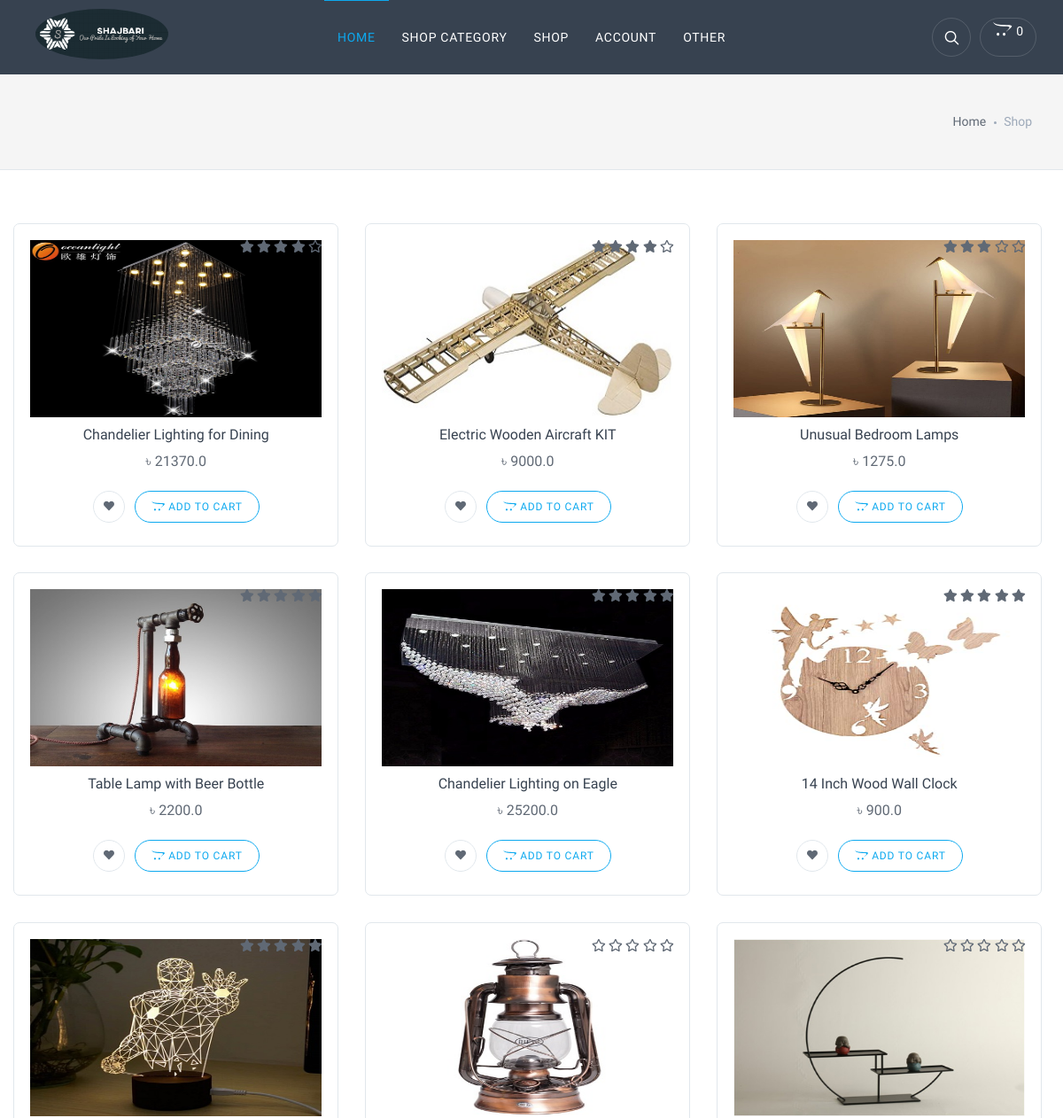
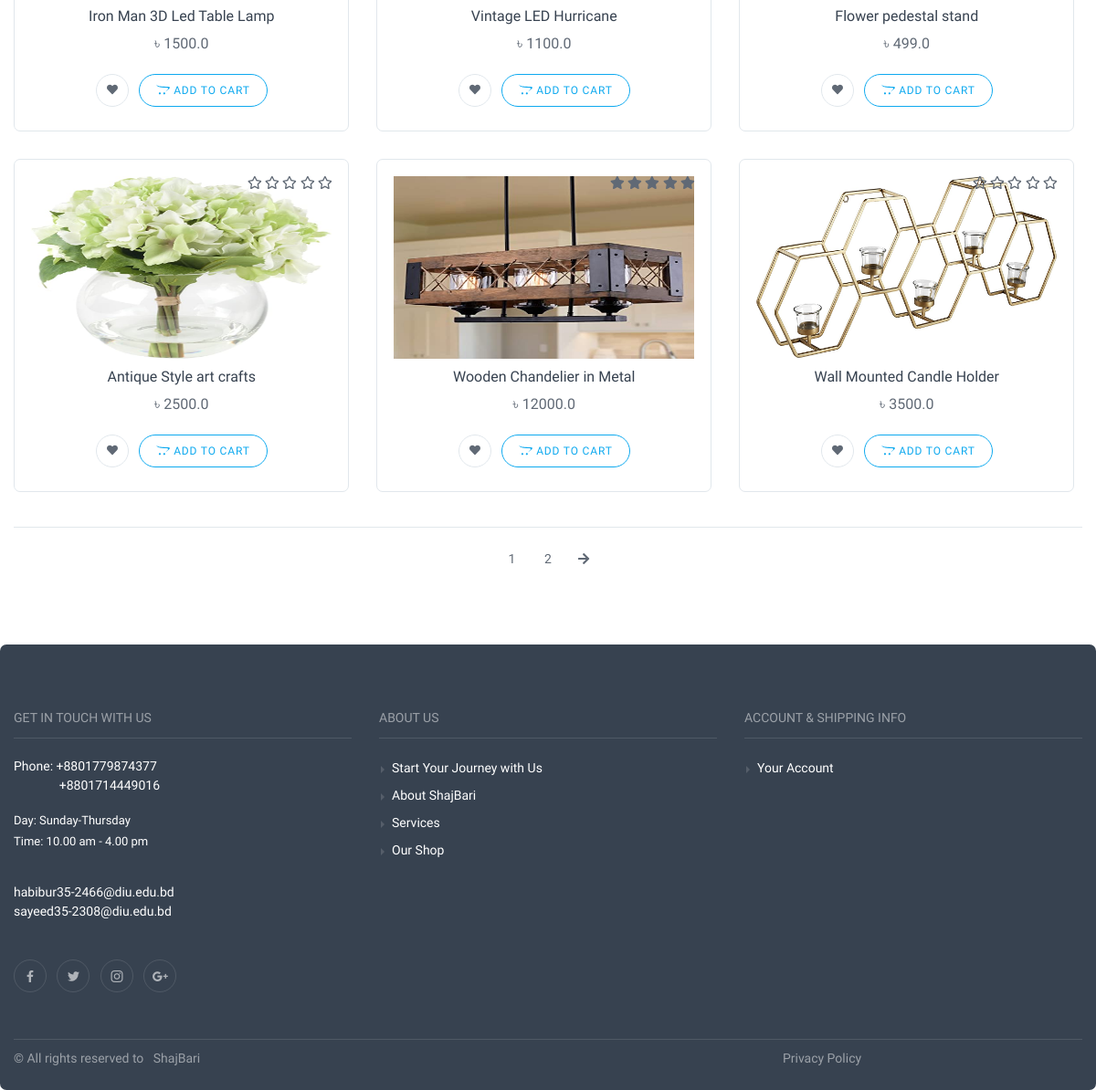
The app's page /product/ with its own data (2 pictures, top to bottom).
### app_product/models.py (models this page shows, shortened)
class Product(models.Model):
    STATUS = (
        ('True', 'True'),
        ('False', 'False'),
    )
    category = models.ForeignKey(Category, on_delete=models.CASCADE)
    title = models.CharField(max_length=500)
    keywords = models.CharField(max_length=255)
    description = RichTextUploadingField()
    image = models.ImageField(blank=True, upload_to='uploads/')
    price = models.FloatField()
    amount = models.IntegerField()
    min_amount = models.IntegerField()
    details = RichTextUploadingField()
    status = models.CharField(max_length=10, choices=STATUS)
    slug = models.SlugField(null=False, unique=True)
    create_at = models.DateTimeField(auto_now_add=True)
    update_at = models.DateTimeField(auto_now=True)
    def image_tag(self):
        return mark_safe('<img src="{}" height="50"/>'.format(self.image.url))
    image_tag.sort_description = 'Image'
    def avaregereview(self):
        reviews = Comment.objects.filter(
            product=self).aggregate(avarage=Avg('rate'))
        avg = 0
        if reviews["avarage"] is not None:
            avg = float(reviews["avarage"])
        return avg

### app_product/views.py (the view)
# urls.py: path('', views.ShopView, name="ShopView"),
def ShopView(request):
    setting = Setting.objects.get(pk=1)
    products = Product.objects.all()
    page = request.GET.get("page")
    paginator = Paginator(products, 12)
    try:
        products=paginator.page(page)
    except PageNotAnInteger:
        products = paginator.page(1)
    except EmptyPage:
        products = paginator.page(paginator.num_pages)
    context = {
        'page': page,
        'products':products,
        'setting':setting,
    }
    return render(request, 'product/shop.html', context)

### app_home/templatetags/custom_tags.py (called while the page is built)
@register.simple_tag
def CategoryList():
    return Category.objects.all()

@register.simple_tag
def CartProductCount(userid):
    product_count = ShopCart.objects.filter(user_id=userid).count()
    return product_count

### templates/product/shop.html (shortened to what this page needs)
{% extends "base.html" %}
{% load static %}
{% block header_block %}
{% include "home/header.html" %}
{% endblock header_block %}
{% block content %}
<div class="offcanvas-wrapper">
  <div class="page-title">
    <div class="container">
      <div class="column">
        <ul class="breadcrumbs">
          <li><a href="{% url 'Home:IndexView' %}">Home</a>
          </li>
          <li class="separator">&nbsp;</li>
          <li>Shop</li>
        </ul>
      </div>
    </div>
  </div>
  <div class="container padding-bottom-3x mb-1">
    <div class="isotope-grid cols-4 mb-2">
      {% for product in products %}
      <div class="grid-item">
        <div class="product-card">
          <div class="rating-stars">
            <i class="{% if product.avaregereview >= 1 %}fas fa-star{% else %} far fa-star{% endif %}"></i>
            <i class="{% if product.avaregereview >= 2 %}fas fa-star{% else %} far fa-star{% endif %}"></i>
            <i class="{% if product.avaregereview >= 3 %}fas fa-star{% else %} far fa-star{% endif %}"></i>
            <i class="{% if product.avaregereview >= 4 %}fas fa-star{% else %} far fa-star{% endif %}"></i>
            <i class="{% if product.avaregereview >= 5 %}fas fa-star{% else %} far fa-star{% endif %}"></i>
          </div><a class="product-thumb" href="{% url 'Product:ProductDetailView' slug=product.slug %}"><img
              src="{{ product.image.url }}" alt="{{ product.title }}" style="height:200px !important"></a>
          <h3 class="product-title"><a
              href="{% url 'Product:ProductDetailView' slug=product.slug %}">{{ product.title }}</a></h3>
          <h4 class="product-price">
            &#2547; {{ product.price }}
          </h4>
          <div class="product-buttons">
            <a href="{% url 'Order:AddtoWishlistView' id=product.id %}" class="btn btn-outline-secondary btn-sm btn-wishlist" data-toggle="tooltip" title="Whishlist"><i
                class="fa fa-heart"></i></a>
            <a href="{% url 'Order:AddtoCartView' id=product.id %}" class="btn btn-outline-primary btn-sm"><i
                class="fab fa-opencart"></i> Add to Cart</a>
          </div>
        </div>
      </div>
      {% endfor %}
    </div>
    <nav class="pagination">
      <div class="column text-center">
        <ul class="pages">
          {% if 4 in products.paginator.page_range %}
          {% if page|add:"-1" >= 1 %}
          <li><a href="?page={{  page|add:"-1" }}">{{ page|add:"-1" }}</a></li>
          {% endif %}
          <li><a href="?page={{  page }}">{{ page }}</a></li>
          {% if page|add:"1" in products.paginator.page_range %}
          <li><a href="?page={{  page|add:"1" }}">{{ page|add:"1" }}</a></li>
          {% endif %}
          {% else %}
          {% for number in products.paginator.page_range %}
          <li><a href="?page={{ number }}">{{ number }}</a></li>
          {% endfor %}
          {% endif %}
          {% if products.has_next %}
          <li><a href="?page={{ products.next_page_number }}"><i class="fa fa-arrow-right"></i></a>
          </li>
          {% endif %}
        </ul>
      </div>
    </nav>
  </div>
  {% block footer_block %}
  {% include "home/footer.html" %}
  {% endblock footer_block %}
</div>
{% endblock content %}

### records on screen
Product: image (picture), title "Chandelier Lighting for Dining", price "21370.0"
Product: image (picture), title "Electric Wooden Aircraft KIT", price "9000.0"
Product: image (picture), title "Unusual Bedroom Lamps", price "1275.0"
Product: image (picture), title "Table Lamp with Beer Bottle", price "2200.0"
Product: image (picture), title "Chandelier Lighting on Eagle", price "25200.0"
Product: image (picture), title "14 Inch Wood Wall Clock", price "900.0"
Product: image (picture), title "Iron Man 3D Led Table Lamp", price "1500.0"
Product: image (picture), title "Vintage LED Hurricane", price "1100.0"
Product: image (picture), title "Flower pedestal stand", price "499.0"
Product: image (picture), title "Antique Style art crafts", price "2500.0"
Product: image (picture), title "Wooden Chandelier in Metal", price "12000.0"
Product: image (picture), title "Wall Mounted Candle Holder", price "3500.0"

### other values on screen
{{ number }} "1" "2"
